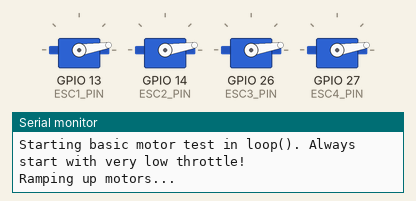
Recording of a sketch running on a simulated ESP32. On the bench: 4 × servo, the last lines printed to the serial monitor.

Above: at 7.1 s.
At 8.25 s:
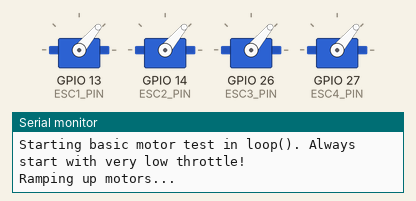
At 9.4 s:
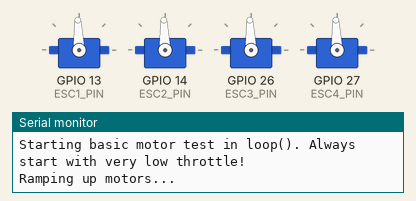
At 11.7 s:
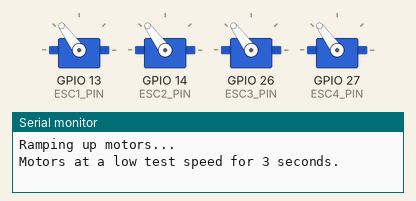
At 14.0 s:
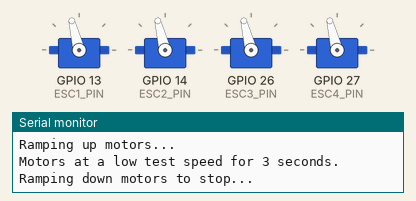
At 16.3 s:
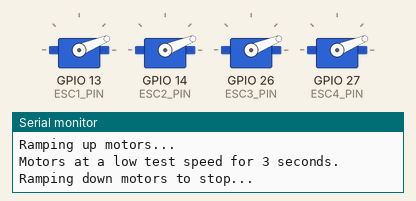
Timing chart, 0 to 26.4 s (numbered marks = the images above):
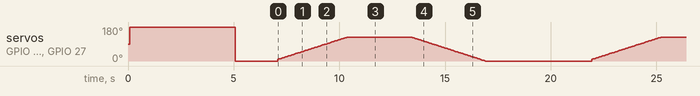

The sketch:

battleRobot.ino
```cpp
#include <ESP32Servo.h>
// ტესტი
// Define the GPIO pins connected to each ESC signal wire
// MAKE SURE THESE MATCH YOUR ACTUAL WIRING!
const int ESC1_PIN = 13; // Example: Motor 1 (e.g., Drive Front Left)
const int ESC2_PIN = 14; // Example: Motor 2 (e.g., Drive Front Right)
const int ESC3_PIN = 26; // Example: Motor 3 (e.g., Drive Rear Left or Weapon)
const int ESC4_PIN = 27; // Example: Motor 4 (e.g., Drive Rear Right or Weapon)

// Create Servo objects for each ESC
Servo esc1;
Servo esc2;
Servo esc3;
Servo esc4;

// Define standard RC PWM pulse widths in microseconds (us)
// You might need to slightly adjust these after initial calibration if motors don't spin smoothly.
const int MIN_PULSE_WIDTH = 1000; // Corresponds to STOP/Minimum throttle
const int MAX_PULSE_WIDTH = 2000; // Corresponds to MAX throttle
const int NEUTRAL_PULSE_WIDTH = 1500; // Corresponds to STOP for bidirectional motors

void setup() {
  Serial.begin(115200); // Initialize serial communication for debugging
  Serial.println("ESP32 Motor Controller - ESC Calibration & Test");

  // Attach each Servo object to its respective pin with min/max pulse width limits
  esc1.attach(ESC1_PIN, MIN_PULSE_WIDTH, MAX_PULSE_WIDTH);
  esc2.attach(ESC2_PIN, MIN_PULSE_WIDTH, MAX_PULSE_WIDTH);
  esc3.attach(ESC3_PIN, MIN_PULSE_WIDTH, MAX_PULSE_WIDTH);
  esc4.attach(ESC4_PIN, MIN_PULSE_WIDTH, MAX_PULSE_WIDTH);

  Serial.println("ESCs attached to pins.");
  Serial.println("\n--- STARTING ESC CALIBRATION SEQUENCE (READ CAREFULLY) ---");
  Serial.println("1. Ensure MAIN BATTERY is DISCONNECTED from all ESCs.");
  Serial.println("2. Upload this code to your ESP32.");
  Serial.println("3. The ESP32 will immediately send MAX throttle signal (2000us).");
  Serial.println("4. NOW, QUICKLY & CAREFULLY connect your MAIN BATTERY to the ESCs.");
  Serial.println("5. Listen for the ESCs' beeps. You should hear initial power-on beeps, then a special set of beeps (often 2 short beeps) indicating 'waiting for max throttle'.");
  Serial.println("6. After those beeps (usually within 2-5 seconds), the code will automatically send MIN throttle (1000us).");
  Serial.println("7. Listen for another set of beeps (often 1 long beep or several short ones) indicating 'min throttle received' and ARMING.");
  Serial.println("8. Once you hear the ARMING beeps, calibration is complete!");
  Serial.println("   The motors are now armed and ready to receive commands in loop().");
  Serial.println("DO NOT SKIP CALIBRATION! It's vital for safe and proper operation.");

  // Step 1 of calibration: Send MAX throttle
  esc1.writeMicroseconds(MAX_PULSE_WIDTH);
  esc2.writeMicroseconds(MAX_PULSE_WIDTH);
  esc3.writeMicroseconds(MAX_PULSE_WIDTH);
  esc4.writeMicroseconds(MAX_PULSE_WIDTH);
  Serial.println("\nSending MAX throttle for calibration... (Connect battery now if not already)");
  delay(5000); // Give yourself 5 seconds to connect the main battery after upload

  // Step 2 of calibration: Send MIN throttle
  esc1.writeMicroseconds(MIN_PULSE_WIDTH);
  esc2.writeMicroseconds(MIN_PULSE_WIDTH);
  esc3.writeMicroseconds(MIN_PULSE_WIDTH);
  esc4.writeMicroseconds(MIN_PULSE_WIDTH);
  Serial.println("Sending MIN throttle for calibration... (Listen for arming beeps)");
  delay(2000); // Give ESCs time to register min signal and arm

  Serial.println("Calibration sequence complete. ESCs should now be armed.");
  Serial.println("Starting basic motor test in loop(). Always start with very low throttle!");
}

void loop() {
  // --- Basic Motor Test Routine ---
  // This will spin up motors slowly, hold a speed, then stop them.
  // This is a basic example. You will later replace this with joystick/RC control logic.

  Serial.println("\nRamping up motors...");
  for (int pulse = MIN_PULSE_WIDTH + 50; pulse <= NEUTRAL_PULSE_WIDTH + 200; pulse += 10) { // Start slightly above min, go a bit above neutral
      // Adjust the `+50` and `+200` to find a good low-speed point and a safe testing maximum.
      // For bidirectional drive motors, 1500us is stop. Above 1500us is forward, below is reverse.
      // For weapon motors, 1000us is stop, 2000us is full speed (unidirectional).

      // Apply same speed to all motors for initial test
      esc1.writeMicroseconds(pulse);
      esc2.writeMicroseconds(pulse);
      esc3.writeMicroseconds(pulse);
      esc4.writeMicroseconds(pulse);
      delay(50); // Small delay to make the ramp-up visible
  }

  Serial.println("Motors at a low test speed for 3 seconds.");
  delay(3000); // Hold the speed for 3 seconds

  Serial.println("Ramping down motors to stop...");
  for (int pulse = NEUTRAL_PULSE_WIDTH + 200; pulse >= MIN_PULSE_WIDTH; pulse -= 10) {
      esc1.writeMicroseconds(pulse);
      esc2.writeMicroseconds(pulse);
      esc3.writeMicroseconds(pulse);
      esc4.writeMicroseconds(pulse);
      delay(50);
  }

  Serial.println("Motors stopped. Waiting 5 seconds before repeating.");
  esc1.writeMicroseconds(MIN_PULSE_WIDTH); // Ensure all motors are truly stopped/disarmed
  esc2.writeMicroseconds(MIN_PULSE_WIDTH);
  esc3.writeMicroseconds(MIN_PULSE_WIDTH);
  esc4.writeMicroseconds(MIN_PULSE_WIDTH);
  delay(5000); // Wait 5 seconds before the next test cycle
}
```
